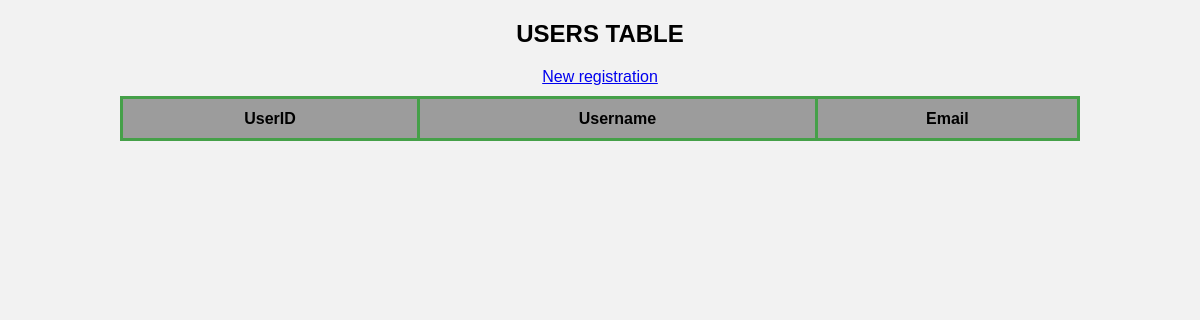
Page /crud/users on the earlier database version.
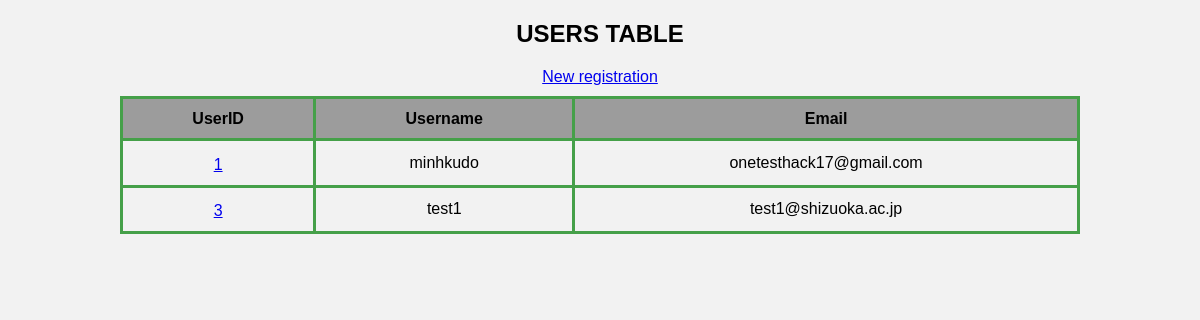
Same page on the later database version.
### apps/crud/models.py (models this page shows, shortened)
class User(db.Model):
    __tablename__ = "users"
    id = db.Column(db.Integer, primary_key=True)
    username = db.Column(db.String, index=True)
    email = db.Column(db.String, unique=True, index=True)
    password_hash = db.Column(db.String)
    created_at = db.Column(db.DateTime, default=datetime.now)
    updated_at = db.Column(db.DateTime, default=datetime.now, onupdate=datetime.now)
    @property
    def password(self):
        raise AttributeError("Unreadable")

### apps/crud/views.py (the view)
@crud.route("/users")
def users():
    users = User.query.all()
    return render_template("crud/index.html", users=users)

### apps/crud/templates/crud/index.html (shortened to what this page needs)
<!DOCTYPE html>
<html lang="en" class="no-js">
  <head>
    <link
      rel="stylesheet"
      href="{{url_for('crud.static', filename='style.css')}}"
    />
  </head>
  <body>
    <h2>USERS TABLE</h2>
    <a href="{{url_for('crud.create_user')}}">New registration</a>
    <table>
      <tr>
        <th>UserID</th>
        <th>Username</th>
        <th>Email</th>
      </tr>
      {% for user in users %}
      <tr>
        <td>
          <a href="{{ url_for('crud.edit_user', user_id=user.id) }}"
            >{{user.id}}</a
          >
        </td>
        <td>{{user.username}}</td>
        <td>{{user.email}}</td>
      </tr>
      {% endfor %}
    </table>
  </body>
</html>

### apps/crud/static/style.css (style rules this page uses)
body { font-family: Arial, sans-serif; background-color: #f2f2f2; margin: 0; padding: 0; justify-content: center; align-items: center; height: 100vh; }
h2 { margin-bottom: 20px; text-align: center; }
a { display: block; text-align: center; margin-top: 10pt; margin-bottom: 10px; }
table { margin: 0 auto; border-collapse: collapse; width: 80%; }
table, th, td { border: 3px solid #45a049; }
th { text-align: center; background-color: #9c9c9c; padding: 8pt; }
td { text-align: center; }

Differences in the rows shown:
added User: id "1", username "minhkudo", email "onetesthack17@gmail.com"
added User: id "3", username "test1", email "test1@shizuoka.ac.jp"
